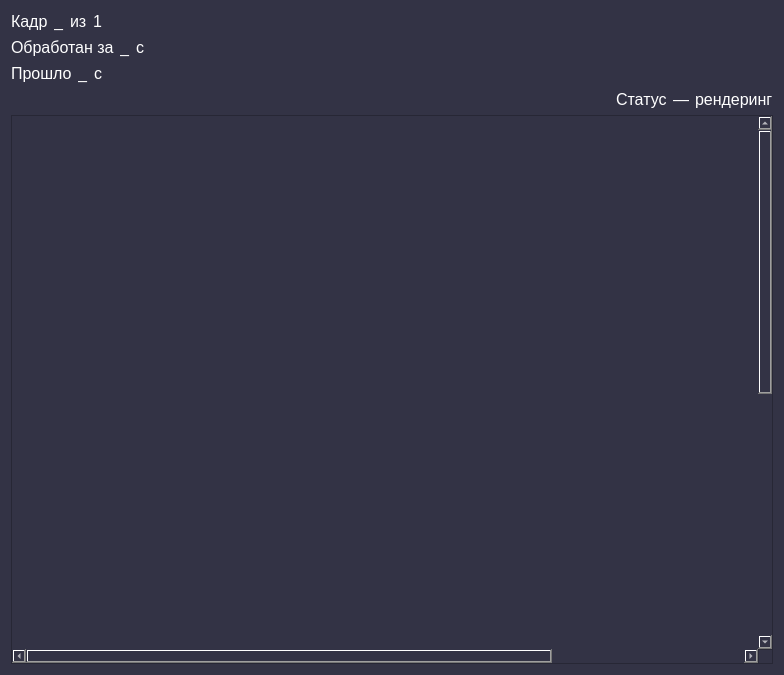
<?xml version="1.0" encoding="UTF-8"?>
<ui version="4.0">
 <class>Form</class>
 <widget class="QWidget" name="Form">
  <property name="geometry">
   <rect>
    <x>0</x>
    <y>0</y>
    <width>784</width>
    <height>675</height>
   </rect>
  </property>
  <property name="windowTitle">
   <string>Form</string>
  </property>
  <property name="styleSheet">
   <string notr="true">background-color: #333345; color: white;</string>
  </property>
  <layout class="QVBoxLayout" name="verticalLayout">
   <item>
    <layout class="QHBoxLayout" name="horizontalLayout">
     <item>
      <widget class="QLabel" name="label">
       <property name="font">
        <font>
         <pointsize>12</pointsize>
        </font>
       </property>
       <property name="text">
        <string>Кадр</string>
       </property>
      </widget>
     </item>
     <item>
      <widget class="QLabel" name="current_frame">
       <property name="font">
        <font>
         <pointsize>12</pointsize>
        </font>
       </property>
       <property name="text">
        <string>_</string>
       </property>
      </widget>
     </item>
     <item>
      <widget class="QLabel" name="label_4">
       <property name="font">
        <font>
         <pointsize>12</pointsize>
        </font>
       </property>
       <property name="text">
        <string>из</string>
       </property>
      </widget>
     </item>
     <item>
      <widget class="QLabel" name="total_frame">
       <property name="font">
        <font>
         <pointsize>12</pointsize>
        </font>
       </property>
       <property name="text">
        <string>1</string>
       </property>
      </widget>
     </item>
     <item>
      <spacer name="horizontalSpacer">
       <property name="orientation">
        <enum>Qt::Horizontal</enum>
       </property>
       <property name="sizeHint" stdset="0">
        <size>
         <width>40</width>
         <height>20</height>
        </size>
       </property>
      </spacer>
     </item>
    </layout>
   </item>
   <item>
    <layout class="QHBoxLayout" name="horizontalLayout_2">
     <item>
      <widget class="QLabel" name="label_2">
       <property name="font">
        <font>
         <pointsize>12</pointsize>
        </font>
       </property>
       <property name="text">
        <string>Обработан за</string>
       </property>
      </widget>
     </item>
     <item>
      <widget class="QLabel" name="delta_time">
       <property name="font">
        <font>
         <pointsize>12</pointsize>
        </font>
       </property>
       <property name="text">
        <string>_</string>
       </property>
      </widget>
     </item>
     <item>
      <widget class="QLabel" name="label_3">
       <property name="font">
        <font>
         <pointsize>12</pointsize>
        </font>
       </property>
       <property name="text">
        <string>с</string>
       </property>
      </widget>
     </item>
     <item>
      <spacer name="horizontalSpacer_2">
       <property name="orientation">
        <enum>Qt::Horizontal</enum>
       </property>
       <property name="sizeHint" stdset="0">
        <size>
         <width>40</width>
         <height>20</height>
        </size>
       </property>
      </spacer>
     </item>
    </layout>
   </item>
   <item>
    <layout class="QHBoxLayout" name="horizontalLayout_3">
     <item>
      <widget class="QLabel" name="label_5">
       <property name="font">
        <font>
         <pointsize>12</pointsize>
        </font>
       </property>
       <property name="text">
        <string>Прошло</string>
       </property>
      </widget>
     </item>
     <item>
      <widget class="QLabel" name="total_time">
       <property name="font">
        <font>
         <pointsize>12</pointsize>
        </font>
       </property>
       <property name="text">
        <string>_</string>
       </property>
      </widget>
     </item>
     <item>
      <widget class="QLabel" name="label_6">
       <property name="font">
        <font>
         <pointsize>12</pointsize>
        </font>
       </property>
       <property name="text">
        <string>с</string>
       </property>
      </widget>
     </item>
     <item>
      <spacer name="horizontalSpacer_3">
       <property name="orientation">
        <enum>Qt::Horizontal</enum>
       </property>
       <property name="sizeHint" stdset="0">
        <size>
         <width>40</width>
         <height>20</height>
        </size>
       </property>
      </spacer>
     </item>
    </layout>
   </item>
   <item>
    <layout class="QHBoxLayout" name="horizontalLayout_5">
     <item>
      <spacer name="horizontalSpacer_4">
       <property name="orientation">
        <enum>Qt::Horizontal</enum>
       </property>
       <property name="sizeHint" stdset="0">
        <size>
         <width>40</width>
         <height>20</height>
        </size>
       </property>
      </spacer>
     </item>
     <item>
      <widget class="QLabel" name="label_7">
       <property name="font">
        <font>
         <pointsize>12</pointsize>
        </font>
       </property>
       <property name="text">
        <string>Статус</string>
       </property>
      </widget>
     </item>
     <item>
      <widget class="QLabel" name="total_time_3">
       <property name="font">
        <font>
         <pointsize>12</pointsize>
        </font>
       </property>
       <property name="text">
        <string>—</string>
       </property>
      </widget>
     </item>
     <item>
      <widget class="QLabel" name="render_status">
       <property name="font">
        <font>
         <pointsize>12</pointsize>
        </font>
       </property>
       <property name="text">
        <string>рендеринг</string>
       </property>
      </widget>
     </item>
    </layout>
   </item>
   <item>
    <widget class="QScrollArea" name="scrollArea">
     <property name="widgetResizable">
      <bool>true</bool>
     </property>
     <widget class="QWidget" name="scrollAreaWidgetContents">
      <property name="geometry">
       <rect>
        <x>0</x>
        <y>0</y>
        <width>1022</width>
        <height>1022</height>
       </rect>
      </property>
      <layout class="QHBoxLayout" name="horizontalLayout_4">
       <item>
        <widget class="QLabel" name="placeholder">
         <property name="sizePolicy">
          <sizepolicy hsizetype="Fixed" vsizetype="Fixed">
           <horstretch>0</horstretch>
           <verstretch>0</verstretch>
          </sizepolicy>
         </property>
         <property name="minimumSize">
          <size>
           <width>1000</width>
           <height>1000</height>
          </size>
         </property>
         <property name="text">
          <string/>
         </property>
        </widget>
       </item>
      </layout>
     </widget>
    </widget>
   </item>
  </layout>
 </widget>
 <resources/>
 <connections/>
</ui>
